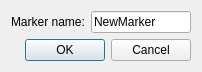
<?xml version="1.0" encoding="UTF-8"?>
<ui version="4.0">
 <class>EditMarkerDialog</class>
 <widget class="QDialog" name="EditMarkerDialog">
  <property name="geometry">
   <rect>
    <x>0</x>
    <y>0</y>
    <width>202</width>
    <height>71</height>
   </rect>
  </property>
  <property name="sizePolicy">
   <sizepolicy hsizetype="Fixed" vsizetype="Fixed">
    <horstretch>0</horstretch>
    <verstretch>0</verstretch>
   </sizepolicy>
  </property>
  <property name="windowTitle">
   <string>Edit marker</string>
  </property>
  <layout class="QVBoxLayout" name="verticalLayout">
   <item>
    <layout class="QHBoxLayout" name="horizontalLayout">
     <item>
      <widget class="QLabel" name="label">
       <property name="text">
        <string>Marker name:</string>
       </property>
      </widget>
     </item>
     <item>
      <widget class="QLineEdit" name="markerNameEdit">
       <property name="text">
        <string>NewMarker</string>
       </property>
      </widget>
     </item>
    </layout>
   </item>
   <item>
    <widget class="QDialogButtonBox" name="buttonBox">
     <property name="orientation">
      <enum>Qt::Horizontal</enum>
     </property>
     <property name="standardButtons">
      <set>QDialogButtonBox::Cancel|QDialogButtonBox::Ok</set>
     </property>
    </widget>
   </item>
  </layout>
 </widget>
 <resources/>
 <connections>
  <connection>
   <sender>buttonBox</sender>
   <signal>accepted()</signal>
   <receiver>EditMarkerDialog</receiver>
   <slot>accept()</slot>
   <hints>
    <hint type="sourcelabel">
     <x>248</x>
     <y>254</y>
    </hint>
    <hint type="destinationlabel">
     <x>157</x>
     <y>274</y>
    </hint>
   </hints>
  </connection>
  <connection>
   <sender>buttonBox</sender>
   <signal>rejected()</signal>
   <receiver>EditMarkerDialog</receiver>
   <slot>reject()</slot>
   <hints>
    <hint type="sourcelabel">
     <x>316</x>
     <y>260</y>
    </hint>
    <hint type="destinationlabel">
     <x>286</x>
     <y>274</y>
    </hint>
   </hints>
  </connection>
 </connections>
</ui>
